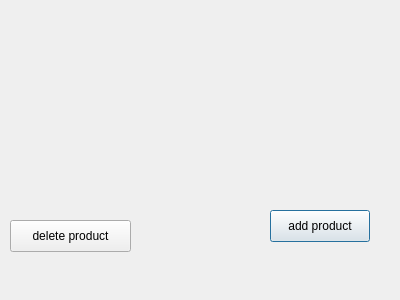
<?xml version="1.0" encoding="UTF-8"?>
<ui version="4.0">
 <class>adminactions</class>
 <widget class="QDialog" name="adminactions">
  <property name="geometry">
   <rect>
    <x>0</x>
    <y>0</y>
    <width>400</width>
    <height>300</height>
   </rect>
  </property>
  <property name="windowTitle">
   <string>Dialog</string>
  </property>
  <widget class="QPushButton" name="add">
   <property name="geometry">
    <rect>
     <x>270</x>
     <y>210</y>
     <width>100</width>
     <height>32</height>
    </rect>
   </property>
   <property name="text">
    <string>add product</string>
   </property>
  </widget>
  <widget class="QPushButton" name="pushButton">
   <property name="geometry">
    <rect>
     <x>10</x>
     <y>220</y>
     <width>121</width>
     <height>32</height>
    </rect>
   </property>
   <property name="text">
    <string>delete product</string>
   </property>
  </widget>
 </widget>
 <resources/>
 <connections/>
</ui>
